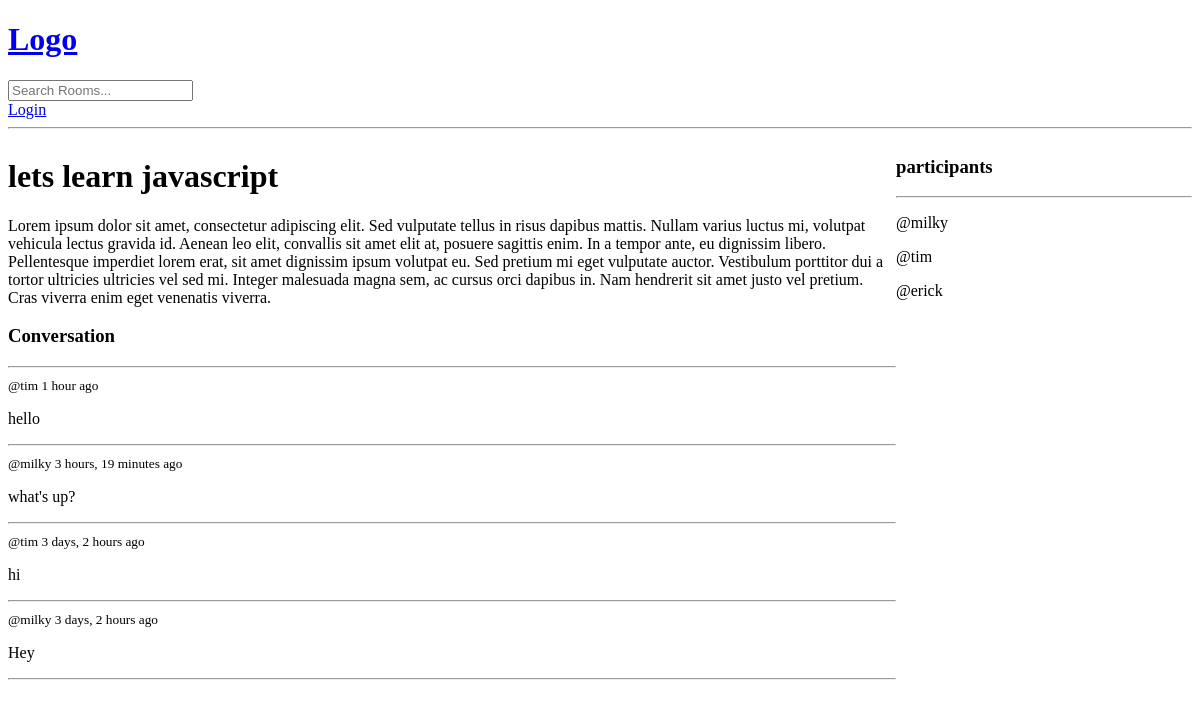
The app's page /room/1/, older data.
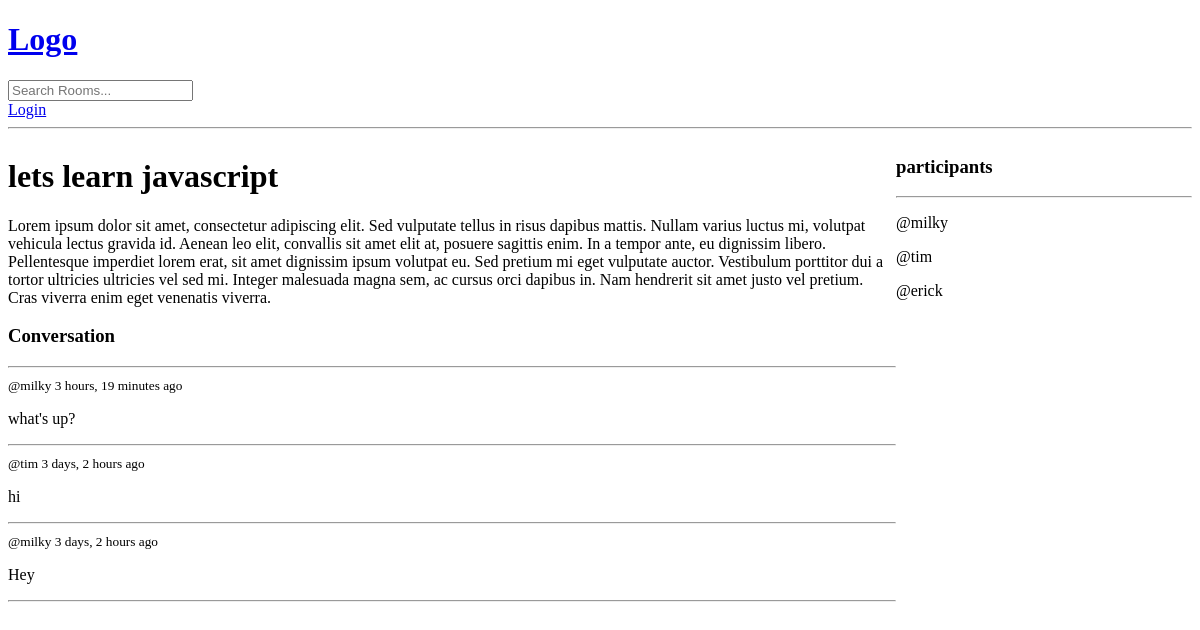
The same page, newer data.
### base/models.py (models this page shows, shortened)
class Message(models.Model):
    user=models.ForeignKey(User, on_delete=models.CASCADE)
    room=models.ForeignKey(Room, on_delete=models.CASCADE)
    body=models.TextField()
    updated = models.DateTimeField(auto_now=True)
    created = models.DateTimeField(auto_now_add=True)

### base/views.py (the view, shortened to what this page needs)
# urls.py: path('room/<str:pk>/', views.room, name="room"),
def room(request, pk):
    room=Room.objects.get(id=pk)
    room_messages=room.message_set.all().order_by('-created')
    participants=room.participants.all()
    context={'room': room, 'room_messages':room_messages, 'participants':participants}
    return render(request,'base/room.html', context)

### base/templates/base/room.html (shortened to what this page needs)
{% extends 'main.html' %} {% block content %}
<div class="room-container">
  <div>
    <h1>{{room.name}}</h1>
    <p>{{room.description}}</p>
    <div class="comment_wrapper">
      <h3>Conversation</h3>
      <hr />
      {% for message in room_messages %}
      <div>
        <small>@{{message.user}} {{message.created|timesince}} ago</small>
        <p>{{message.body}}</p>
        <hr />
      </div>
      {% endfor %}
    </div>
  </div>
  <div>
    <h3>participants</h3>
    <hr />
    {% for user in participants %}
    <div>
      <p>@{{user.username}}</p>
    </div>
    {% endfor %}
  </div>
</div>
{% endblock content %}

Row changes from the older to the newer data that the page shows:
removed Message: user "tim", created "1 hour", body "hello"
